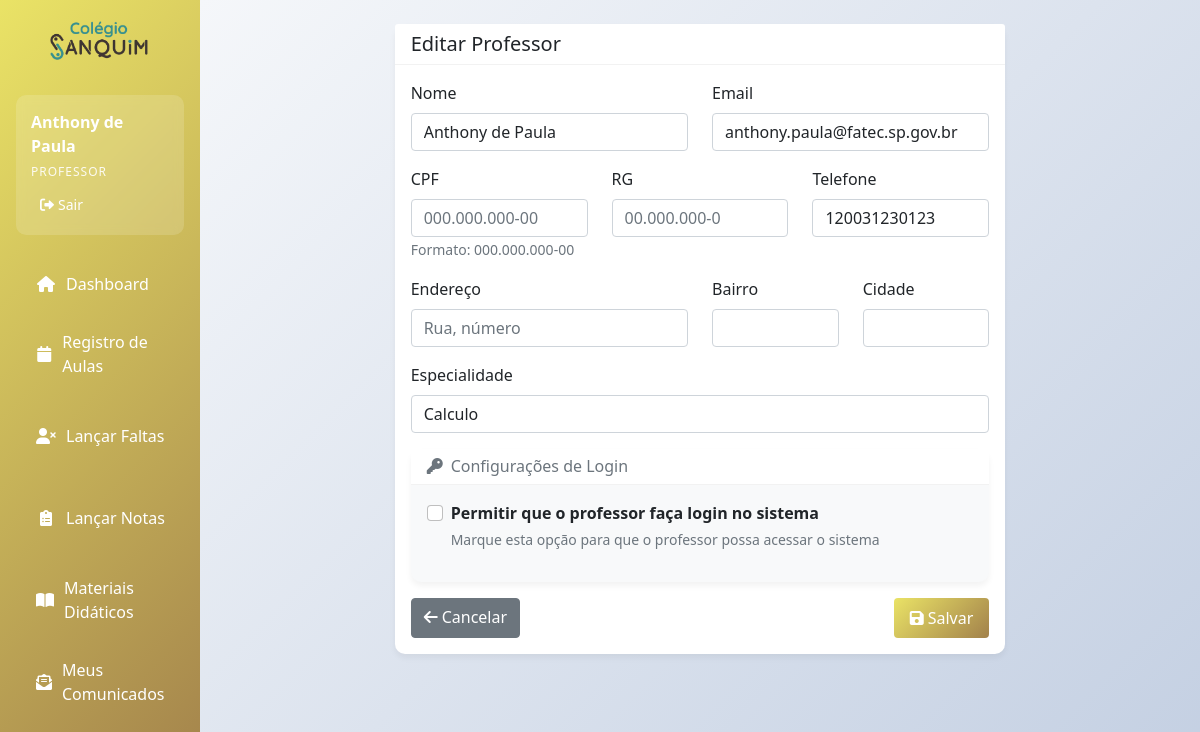
Page /professores/1/editar (signed in) on the earlier database version.
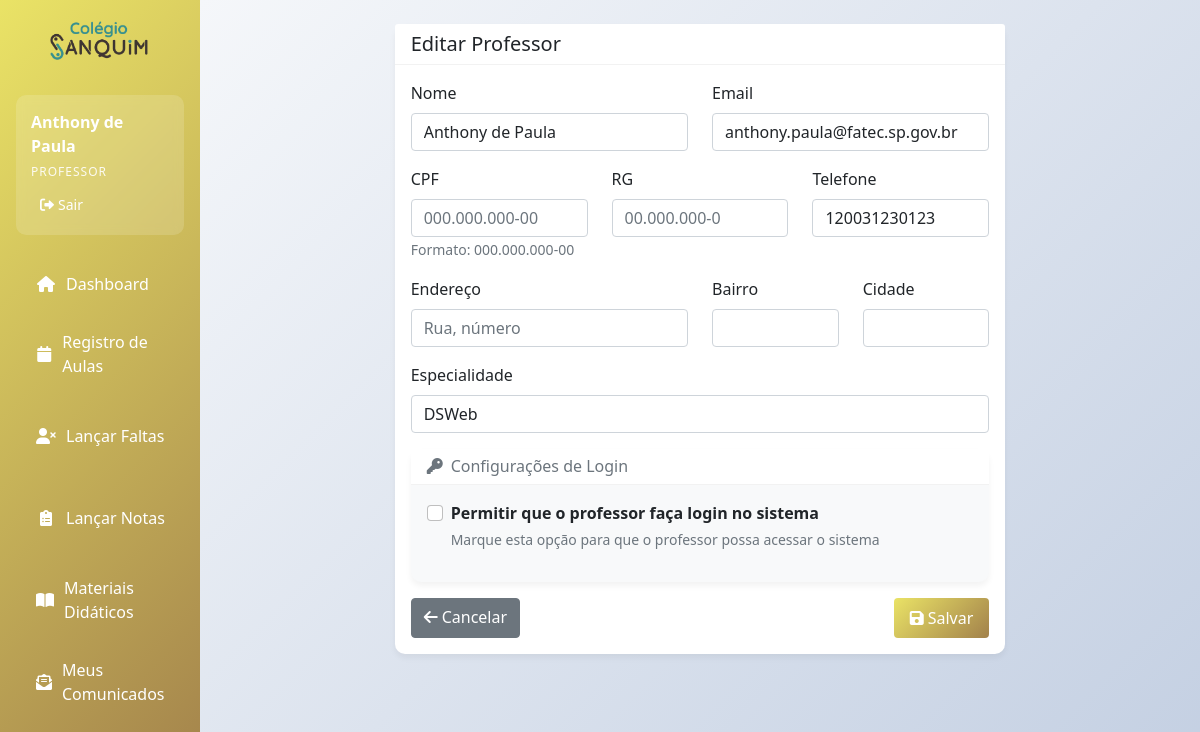
Same page on the later database version.
### app.py (models this page shows, shortened)
class Professor(db.Model):
    __tablename__ = 'professor'
    id = db.Column(db.Integer, primary_key=True)
    nome = db.Column(db.String(100), nullable=False)
    cpf = db.Column(db.String(14), nullable=False, unique=True)
    rg = db.Column(db.String(20))
    endereco = db.Column(db.String(255))
    bairro = db.Column(db.String(100))
    cidade = db.Column(db.String(100))
    email = db.Column(db.String(120), unique=True, nullable=False)
    telefone = db.Column(db.String(20))
    status = db.Column(db.Integer, default=1)
    senha_hash = db.Column(db.String(255), nullable=True)  # Novo campo
    especialidade = db.Column(db.String(100))
    ativo = db.Column(db.Boolean, default=True)  # Novo campo
    disciplinas_ministradas = db.relationship('Disciplina', back_populates='professor', lazy=True)

### app.py (the view, shortened to what this page needs)
@app.route('/professores/<int:id>/editar', methods=['GET', 'POST'])
@login_required
def editar_professor(id):
    if session.get('user_tipo') == 'professor' and session.get('user_id') != id:
        flash('Você só pode editar seu próprio perfil!', 'error')
        return redirect(url_for('index'))
    professor = Professor.query.get_or_404(id)
    form = ProfessorForm(obj=professor)
    if professor.senha_hash:
        form.senha.render_kw = {**form.senha.render_kw, 'data-has-password': 'true'}
    return render_template('professores/form.html', form=form, titulo='Editar Professor', professor=professor)

### app.py
class ProfessorForm(FlaskForm):
    nome = StringField('Nome', validators=[DataRequired()])
    email = StringField('Email', validators=[DataRequired(), Email()])
    senha = PasswordField('Senha', validators=[Length(min=0, max=100)], render_kw={"placeholder": "Deixe em branco se não quiser login"})
    telefone = StringField('Telefone')
    especialidade = StringField('Especialidade')

### app.py (called while the page is built)
def login_required(f):
    @wraps(f)
    def decorated_function(*args, **kwargs):
        if 'user_id' not in session:
            return redirect(url_for('login'))
        return f(*args, **kwargs)
    return decorated_function

### templates/professores/form.html (shortened to what the changed rows need)
{% extends "base.html" %}
{% block content %}
<div class="row">
    <div class="col-md-8 mx-auto">
        <div class="card">
            <div class="card-body">
                <form method="POST">
                    <div class="row">
                        <div class="col-md-6 mb-3">
                            {{ form.nome.label(class="form-label") }}
                            {{ form.nome(class="form-control", placeholder="Nome completo") }}
                        </div>
                        <div class="col-md-6 mb-3">
                            {{ form.email.label(class="form-label") }}
                            {{ form.email(class="form-control", placeholder="email@exemplo.com") }}
                        </div>
                    </div>
                    <div class="row">
                        <div class="col-md-4 mb-3">
                            {{ form.telefone.label(class="form-label") }}
                            {{ form.telefone(class="form-control", placeholder="(00) 00000-0000") }}
                        </div>
                    </div>
                    <div class="row">
                        <div class="col-md-12 mb-3">
                            {{ form.especialidade.label(class="form-label") }}
                            {{ form.especialidade(class="form-control", placeholder="Ex: Matemática, Física, etc.") }}
                        </div>
                    </div>
                </form>
            </div>
        </div>
    </div>
</div>
{% endblock %}

### templates/base.html (shortened to what this page needs)
<!DOCTYPE html>
<html lang="pt-br">
  <head>
    <link
      href="https://cdnjs.cloudflare.com/ajax/libs/bootstrap/5.1.3/css/bootstrap.min.css"
      rel="stylesheet"
    />
    <link
      href="https://cdnjs.cloudflare.com/ajax/libs/font-awesome/6.0.0/css/all.min.css"
      rel="stylesheet"
    />
  </head>
  <body>
    <div class="container-fluid">
      <div class="row">
        <div class="col-md-3 col-lg-2 px-0 sidebar">
          <div class="mt-auto text-center py-3" style="margin-top: auto !important;">
              <img src="{{ url_for('static', filename='images/logosamquim.png') }}"
                   alt="Sanquim Logo"
                   style="max-width: 50%; height: auto;">
          </div>
          <div class="p-3">
            <div class="user-info">
              <div class="user-name">{{ session.user_nome }}</div>
              <div class="user-type">{{ session.user_tipo|capitalize }}</div>
              <div
                class="mt-2 d-flex justify-content-between align-items-center"
              >
                <a
                  href="{{ url_for('logout') }}"
                  class="btn btn-logout btn-sm"
                  style="color: white"
                >
                  <i class="fas fa-sign-out-alt me-1"></i>Sair
                </a>
              </div>
            </div>
            <nav class="nav flex-column mt-3">
              {% if session.user_tipo != 'admin' %}
              <a
                class="nav-link {% if request.endpoint == 'index' %}active{% endif %}"
                href="{{ url_for('index') }}"
              >
                <i class="fas fa-home"></i> Dashboard
              </a>
              {% endif %}
              {% if session.user_tipo == 'professor' %}
              <a
                class="nav-link {% if request.endpoint == 'calendario_professor' %}active{% endif %}"
                href="{{ url_for('calendario_professor') }}"
              >
                <i class="fas fa-calendar"></i> Registro de Aulas
              </a>
              <a
                class="nav-link {% if request.endpoint == 'listar_faltas_professor' %}active{% endif %}"
                href="{{ url_for('listar_faltas_professor') }}"
              >
                <i class="fas fa-user-times"></i> Lançar Faltas
              </a>
              <a
                class="nav-link {% if request.endpoint == 'listar_notas' %}active{% endif %}"
                href="{{ url_for('listar_notas') }}"
              >
                <i class="fas fa-clipboard-list"></i> Lançar Notas
              </a>
              <a
                class="nav-link {% if request.endpoint == 'listar_materiais' %}active{% endif %}"
                href="{{ url_for('listar_materiais') }}"
              >
                <i class="fas fa-book-open"></i> Materiais Didáticos
              </a>
              <a
                class="nav-link {% if request.endpoint == 'listar_comunicados_enviados' %}active{% endif %}"
                href="{{ url_for('listar_comunicados_enviados') }}"
              >
                <i class="fas fa-envelope-open-text"></i> Meus Comunicados
              </a>
              {% endif %}
            </nav>
          </div>
        </div>
        <div class="col-md-9 col-lg-10 main-content" style="background: linear-gradient(135deg, #f5f7fa 0%, #c3cfe2 100%);">
          <div class="p-4">
            {% block content %}{% endblock %}
          </div>
        </div>
      </div>
    </div>
  </body>
</html>

Differences in the rows shown:
changed Professor "Anthony de Paula": especialidade "Calculo" → "DSWeb"
